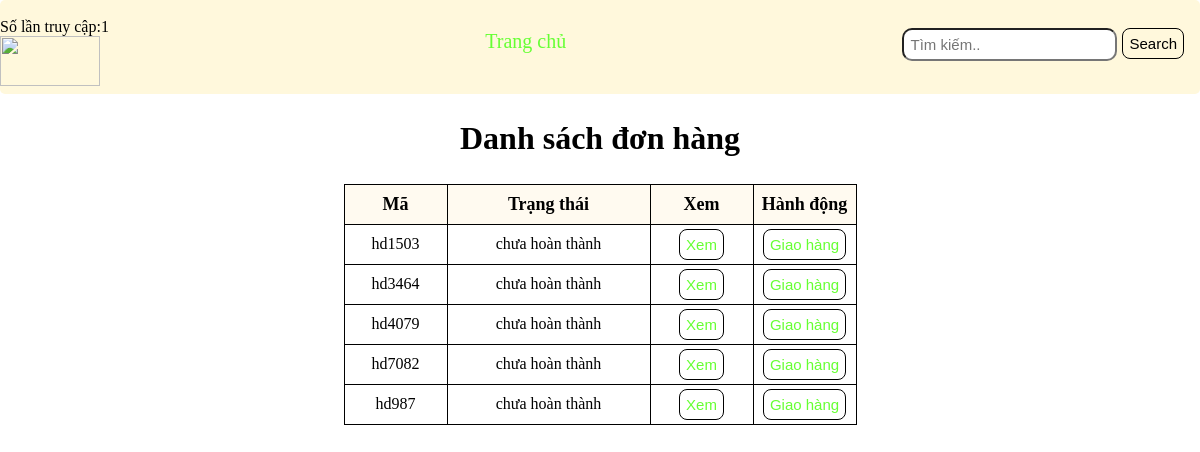
Screenshot of /donhang.php with the database file from the repository.
### tables this page shows
CREATE TABLE `order` (
  `mahd` varchar(50) NOT NULL,
  `makh` varchar(50) NOT NULL,
  `tenkh` varchar(50) NOT NULL,
  `tongtien` int(11) NOT NULL,
  `create_date` date NOT NULL,
  `trangthai` tinyint(1) NOT NULL DEFAULT 0
);

### connect.php (called while the page is built, shortened)
<?php
function getRes($result)
{
    $res = array();
    foreach($result as $key => $value){
        $res[$key] = $value;
    }
    return $res;
}
?>

### donhang.php (the view, shortened to what this page needs)
<?php require_once "./view/header.php"; ?>
<body>
  <?php
    require_once "view/header1.php";
    require_once "connect.php";
    if(!isset($_GET["mod"])) {
        $sql = "SELECT * FROM `order`";
        $rel = mysqli_query($conn, $sql);
        $res = getRes($rel);
        ?>
  <div class="container">
    <h1>Danh sách đơn hàng</h1>
    <table class="table">
      <thead>
        <tr>
          <th width="100px">Mã</th>
          <th width="200px">Trạng thái</th>
          <th width="100px">Xem</th>
          <th width="100px">Hành động</th>
        </tr>
      </thead>
        <?php
        for( $i = 0; $i < count($res); $i++ ) {
            ?>
      <tr>
        <td><?php echo $res[$i]["mahd"]?></td>
        <td><?php
        if($res[$i]["trangthai"] == '0') { ?>
          chưa hoàn thành
        <?php } else if($res[$i]['trangthai'] == '1') {?>
          đang giao hàng
            <?php
        }else{
            ?>
          hoàn thành
            <?php
        }?>
        </td>
        <td><button><a href="./veiwDonhang.php?id=<?php echo $res[$i]['mahd']?>&mod=view">Xem</a></button></td>
        <td><?php
        if($res[$i]["trangthai"] == '0') { ?>
          <button><a href="?id=<?php echo $res[$i]['mahd']?>&mod=update&status=1">Giao hàng</a></button>
        <?php } else if($res[$i]['trangthai'] == '1') {?>
          <button><a href="?id=<?php echo $res[$i]['mahd']?>&mod=update&status=2">Hoàn thành</a></button>
            <?php
        }else{
            ?>
          <button><a href="?id=<?php echo $res[$i]['mahd']?>&mod=delete">Xoá</a></button>
            <?php
        }?>
        </td>
      </tr>
            <?php
        }
    }
    ?>
    </table>
  </div>
</body>
</html>

### public/stylee.css (style rules this page uses)
body { margin: 0; padding: 0; box-sizing: border-box; }
a { text-decoration: none; color: #6F3; }
button { float: right; padding: 6px; margin-top: 8px; margin-right: 16px; background: center; font-size: 15px; border: 1px solid; border-radius: 8px; cursor: pointer; }
.table { border-collapse: collapse; }
.table td, .table th { border: 1px solid; text-align: center; }
.table th { background-color: floralwhite; }
.table tr, .table thead { height: 40px; }
.table thead { font-size: large; }
.table td > button { margin: auto; float: none; }
.container { display: flex; width: 700px; align-items: center; justify-content: center; margin: auto; flex-direction: column; }
h1 { padding: 5px; }

### rows the page displays
order: mahd "hd1503", trangthai "chưa hoàn thành"
order: mahd "hd3464", trangthai "chưa hoàn thành"
order: mahd "hd4079", trangthai "chưa hoàn thành"
order: mahd "hd7082", trangthai "chưa hoàn thành"
order: mahd "hd987", trangthai "chưa hoàn thành"

### other values shown
$_SESSION['counter'] "1"
